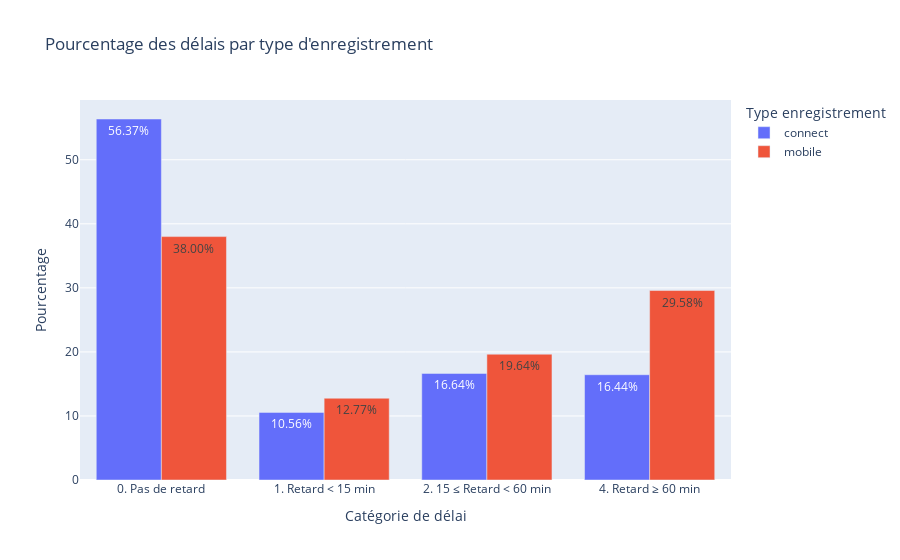

Write notebook code for a chart like this one.
### Code cell
def group_by_delay(x):
    if x < 0 :
        y = '0. Pas de retard'
    elif x < 15 : 
        y = '1. Retard < 15 min'
    elif x < 60 :
        y = '2. 15 ≤ Retard < 60 min'
    elif x >= 60 :
        y = '4. Retard ≥ 60 min'
    return y

dataset['delay'] = dataset['delay_at_checkout_in_minutes'].dropna().apply(lambda x: group_by_delay(x))

# Calculer le nombre total de chaque checkin_type
total_counts = dataset[dataset['delay'].notna()].groupby('checkin_type').size().reset_index(name='total_count')

delay_counts = dataset[dataset['delay'].notna()].groupby(['delay', 'checkin_type']).size().reset_index(name='count')

# Fusionner les DataFrames pour obtenir le total_count
delay_counts = delay_counts.merge(total_counts, on='checkin_type')

# Calculer le pourcentage de chaque catégorie de délai par checkin_type
delay_counts['percentage'] = (delay_counts['count'] / delay_counts['total_count']) * 100

# Créer le graphique à barres côte à côte
fig = px.bar(
    delay_counts,
    x='delay',
    y='percentage',
    color='checkin_type',
    barmode='group',
    title='Pourcentage des délais par type d\'enregistrement',
    labels={'delay': 'Catégorie de délai', 'percentage': 'Pourcentage', 'checkin_type': 'Type enregistrement'}
)

fig.update_traces(texttemplate='%{y:.2f}%', textposition='inside')

# Afficher le plot
fig.show()

### Figure 1 — Plotly figure (JSON) as saved in the notebook; plotly's stock layout.template omitted (floating-point values rounded to 4 significant figures)
{"data": [{"alignmentgroup": "True", "hovertemplate": "Type enregistrement=connect<br>Catégorie de délai=%{x}<br>Pourcentage=%{y}<extra></extra>", "legendgroup": "connect", "marker": {"color": "#636efa", "pattern": {"shape": ""}}, "name": "connect", "offsetgroup": "connect", "orientation": "v", "showlegend": true, "textposition": "inside", "texttemplate": "%{y:.2f}%", "type": "bar", "x": ["0. Pas de retard", "1. Retard < 15 min", "2. 15 ≤ Retard < 60 min", "4. Retard ≥ 60 min"], "xaxis": "x", "y": [56.37, 10.56, 16.64, 16.44], "yaxis": "y"}, {"alignmentgroup": "True", "hovertemplate": "Type enregistrement=mobile<br>Catégorie de délai=%{x}<br>Pourcentage=%{y}<extra></extra>", "legendgroup": "mobile", "marker": {"color": "#EF553B", "pattern": {"shape": ""}}, "name": "mobile", "offsetgroup": "mobile", "orientation": "v", "showlegend": true, "textposition": "inside", "texttemplate": "%{y:.2f}%", "type": "bar", "x": ["0. Pas de retard", "1. Retard < 15 min", "2. 15 ≤ Retard < 60 min", "4. Retard ≥ 60 min"], "xaxis": "x", "y": [38.0, 12.77, 19.64, 29.58], "yaxis": "y"}], "layout": {"barmode": "group", "legend": {"title": {"text": "Type enregistrement"}, "tracegroupgap": 0}, "title": {"text": "Pourcentage des délais par type d'enregistrement"}, "xaxis": {"anchor": "y", "domain": [0, 1], "title": {"text": "Catégorie de délai"}}, "yaxis": {"anchor": "x", "domain": [0, 1], "title": {"text": "Pourcentage"}}}}
